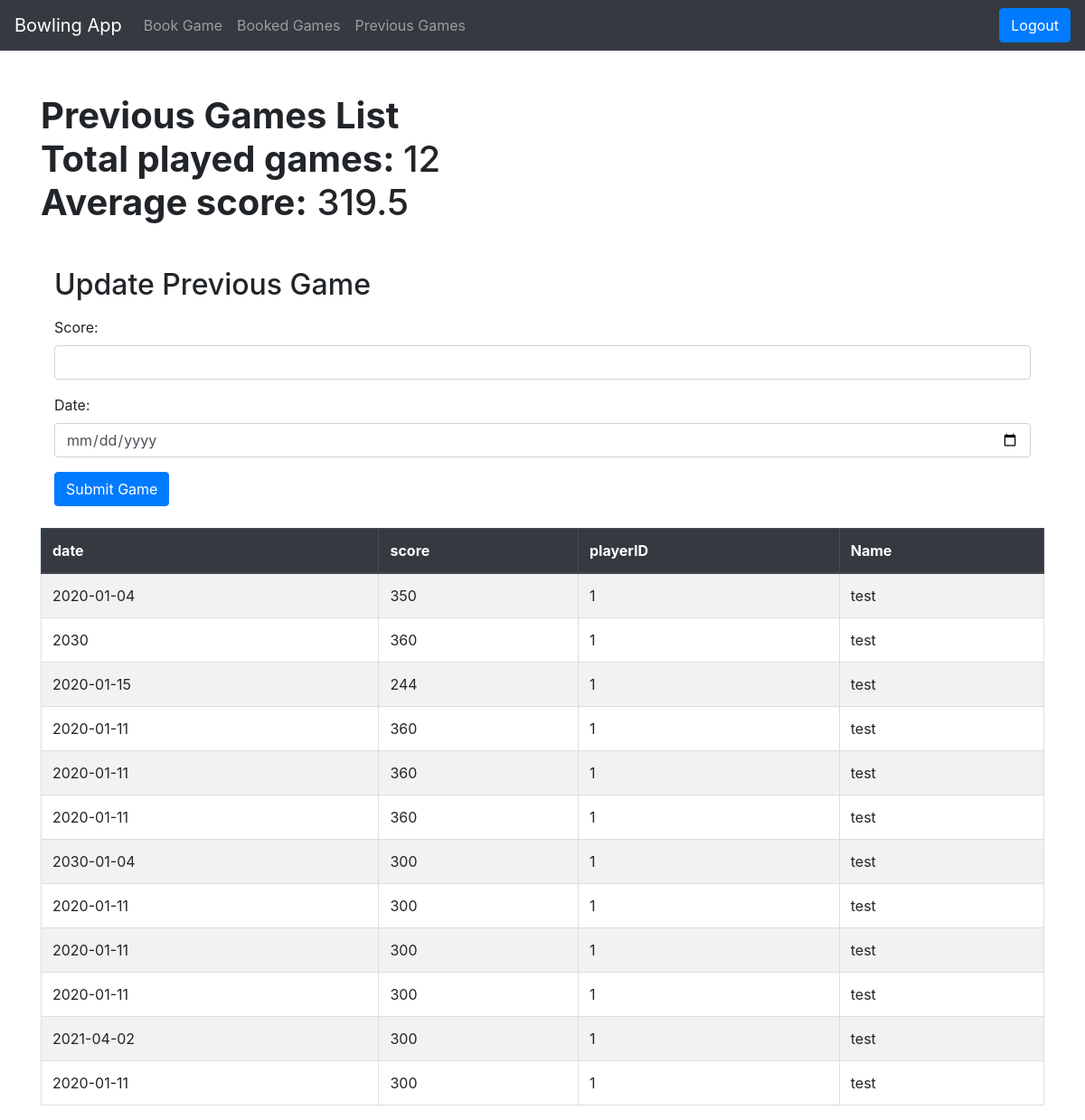
Before: /previous_games (signed in) with the older database file.
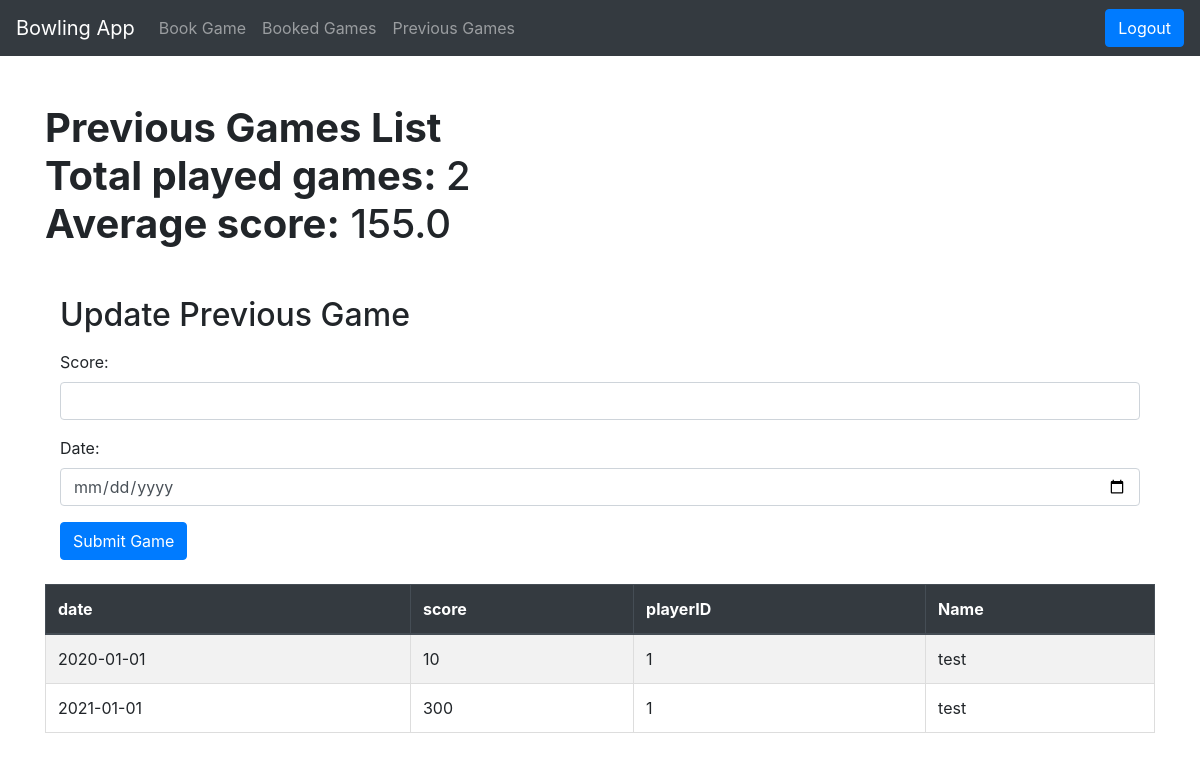
After: the same page with the newer database file.
### tables this page shows
CREATE TABLE PreviousGames (gameID INTEGER PRIMARY KEY AUTOINCREMENT, date date, score INTEGER, playerID REFERENCES Players (playerID));

CREATE TABLE Players (playerID INTEGER PRIMARY KEY AUTOINCREMENT, fName varchar, lName varchar, email varchar, password varchar);

### app.py (the view)
@app.route("/previous_games", methods=["GET"])
def show_previous_games():
    player_ID = session["player_id"]
    return render_template("previous_games.html", previousGames=query_db('SELECT * FROM previousGames INNER JOIN players ON previousGames.playerID = players.playerID WHERE previousGames.playerID = ?', [player_ID]),
    numOfGames=query_db('SELECT COUNT(?) AS numOfGames FROM previousGames WHERE playerID = ? GROUP BY playerID ',[player_ID, player_ID]),
    avg_score=average_score(player_ID))

### app.py (called while the page is built)
def average_score(playerID):
    return query_db("SELECT playerID, ROUND(AVG(score), 1) AS avgScore FROM previousGames WHERE playerID = ? GROUP BY playerID", [playerID])

### test.py (called while the page is built)
def get_db():
    db = getattr(g, '_database', None)
    if db is None:
        db = g._database = sqlite3.connect(DATABASE)
        db.row_factory = sqlite3.Row
    return db

def query_db(query, args=(), one=False, commit=False):
    try:
            if commit:
                db = get_db()
                cur = db.execute(query, args)
                db.commit()
                cur.close()
                return None
            cur = get_db().execute(query, args)
            rv = cur.fetchall()
            cur.close()
            return (rv[0] if rv else None) if one else rv
    except sqlite3.Error as e:
            print("SQLite error:", e)
            return e  # Or raise an exception if needed

### template/previous_games.html (shortened to what this page needs)
<!DOCTYPE html>
<html lang="en">
<head>
    <link rel="stylesheet" href="https://maxcdn.bootstrapcdn.com/bootstrap/4.5.2/css/bootstrap.min.css">
</head>
<body>
    <nav class="navbar navbar-expand-lg navbar-dark bg-dark">
        <a class="navbar-brand" href="/logged_in">Bowling App</a>
        <div class="collapse navbar-collapse" id="navbarNav">
            <ul class="navbar-nav">
                <li class="nav-item">
                    <a class="nav-link" href="/book_game">Book Game</a>
                </li>
                <li class="nav-item">
                    <a class="nav-link" href="/booked_games">Booked Games</a>
                </li>
                <li class="nav-item">
                    <a class="nav-link" href="/previous_games">Previous Games</a>
                </li>
            </ul>
        </div>
        <form action="/logout" method="POST" class="ml-auto">
            <button type="submit" class="btn btn-primary">Logout</button>
        </form>
    </nav>
    <div class="container mt-4">
        {% for num in numOfGames %}
            <h1 class="mt-5"><b>Previous Games List<br> Total played games: </b>{{num['numOfGames']}} <br>
        {% endfor %}
        {% for avg in avg_score %}
            <b>Average score:</b> {{avg['avgScore']}}
        {% endfor %}
        </h1>
        <div class="container">
            <h2 class="mt-5">Update Previous Game</h2>
            <form action="/previous_games" method="POST" class="mt-3">
                <div class="form-group">
                    <label for="score">Score:</label>
                    <input type="number" class="form-control" id="score" name="score" required>
                </div>
                <div class="form-group">
                    <label for="date">Date:</label>
                    <input type="date" class="form-control" id="date" name="date" required>
                </div>
                <button type="submit" class="btn btn-primary">Submit Game</button>
            </form>
        </div>
        <br>
        <table class="table table-striped">
            <thead class="thead-dark">
                <tr>
                    <th>date</th>
                    <th>score</th>
                    <th>playerID</th>
                    <th>Name </th>
                </tr>
            </thead>
            <tbody>
                {% for game in previousGames %}
                    <tr>
                        <td>{{ game['date'] }}</td>
                        <td>{{ game['score'] }}</td>
                        <td>{{ game['playerID'] }}</td>
                        <td>{{ game['fName'] }}</td>
                    </tr>
                {% endfor %}
            </tbody>
        </table>
    </div>
</body>
</html>

Changed rows visible on the page:
removed PreviousGames: date "2020-01-04", score "350", playerID "1", fName "test"
removed PreviousGames: date "2030", score "360", playerID "1", fName "test"
removed PreviousGames: date "2020-01-15", score "244", playerID "1", fName "test"
removed PreviousGames: date "2020-01-11", score "360", playerID "1", fName "test"
removed PreviousGames: date "2020-01-11", score "360", playerID "1", fName "test"
removed PreviousGames: date "2020-01-11", score "360", playerID "1", fName "test"
removed PreviousGames: date "2030-01-04", score "300", playerID "1", fName "test"
removed PreviousGames: date "2020-01-11", score "300", playerID "1", fName "test"
removed PreviousGames: date "2020-01-11", score "300", playerID "1", fName "test"
removed PreviousGames: date "2020-01-11", score "300", playerID "1", fName "test"
removed PreviousGames: date "2021-04-02", score "300", playerID "1", fName "test"
removed PreviousGames: date "2020-01-11", score "300", playerID "1", fName "test"
added PreviousGames: date "2020-01-01", score "10", playerID "1", fName "test"
added PreviousGames: date "2021-01-01", score "300", playerID "1", fName "test"
Other visible differences:
new list line: "Previous Games List Total played games: 2"
new list line: "Average score: 155.0"
list line gone: "Previous Games List Total played games: 12"
list line gone: "Average score: 319.5"
